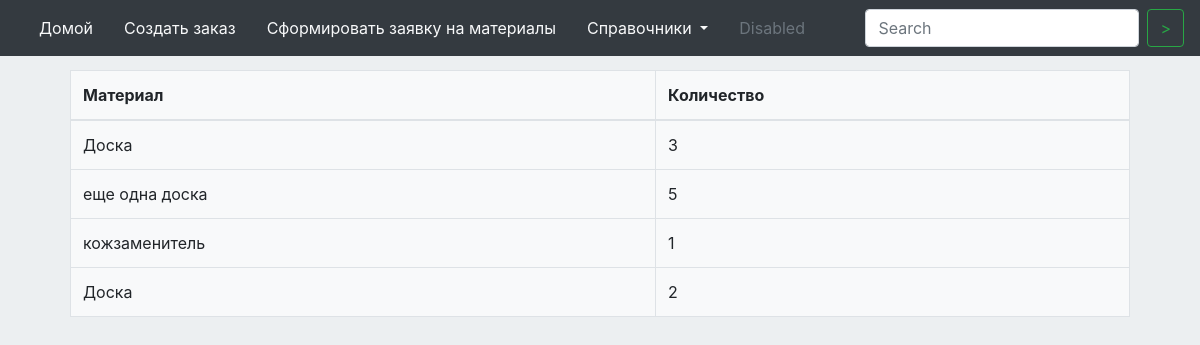
The page /store/ on the database as committed earlier.
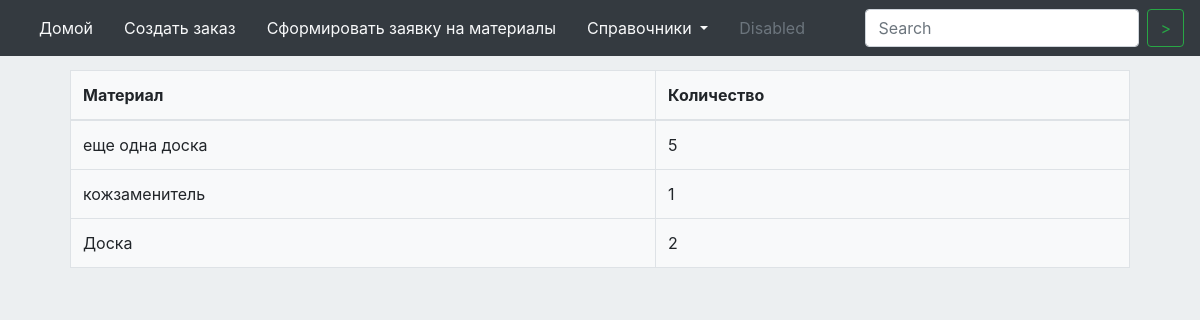
The same page on the database as committed later.
### orloveFurniture/models.py (models this page shows)
class Storage(models.Model):
    date_created = models.DateTimeField
    idMaterial = models.ForeignKey(MaterialCatalog, models.SET_NULL, blank=True, null=True)
    count = models.IntegerField()

class MaterialCatalog(models.Model):
    date_created = models.DateTimeField
    name = models.CharField(max_length=255)
    def __str__(self):
        return self.name

### orloveFurniture/views.py (the view)
# urls.py: url(r'^store/$', views.store, name='store'),
def store(request):
    materialsInStore = Storage.objects.all()
    return render(request, "store.html", {'materialsInStore' : materialsInStore})

### templates/store.html (shortened to what this page needs)
{% extends "base.html" %}
{% load static %}
{% block styles %}
    <link rel="stylesheet" type="text/css" href= "{% static "css/index.css" %}" >
{% endblock %}
{% block content %}
    <div class = "main-window">
        <table class="table table-bordered bg-light" id = "form_set">
            <thead>
            <tr>
                <th scope="col">Материал</th>
                <th scope="col">Количество</th>
            </tr>
            </thead>
            <tbody>
            {% for material in materialsInStore %}
                <tr>
                    <td>
                        {{  material.idMaterial }}
                    </td>
                    <td>
                        {{  material.count }}
                    </td>
                </tr>
            {% endfor %}
            </tbody>
        </table>
    </div>
{% endblock %}

Rows that differ between the two databases and show on the page:
removed Storage: idMaterial "Доска", count "3"
